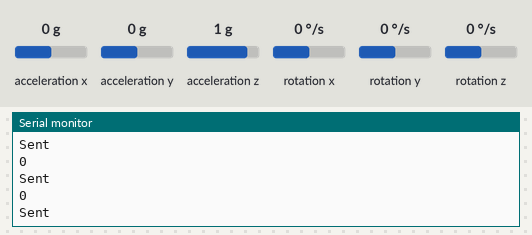
Recording of a sketch running on a simulated Arduino Uno, built with avr-gcc and run on an emulated ATmega328P. Parts: the last lines printed to the serial monitor. Inputs (shaded band) come from the test bench; at power-on: acceleration x 0 g, acceleration y 0 g, acceleration z 1 g, rotation x 0 °/s, rotation y 0 °/s, rotation z 0 °/s. No radio packets arrive unless stated.

Above: at 1.2 s.
1.3 s: acceleration x set to -1.4 g
At 1.9 s:
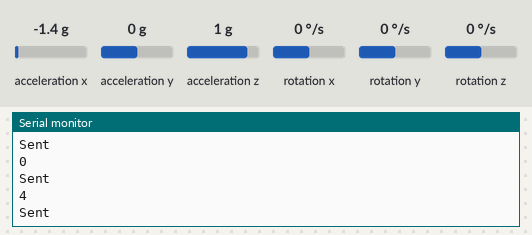
2.8 s: acceleration y set to -1.4 g
At 3.5 s:
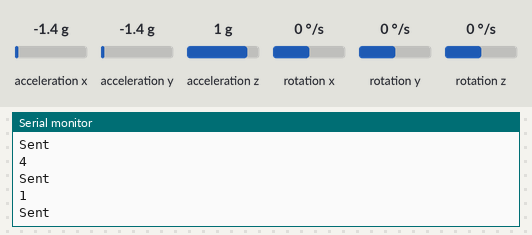
4.3 s: acceleration y set to 0.8 g
At 5.0 s:
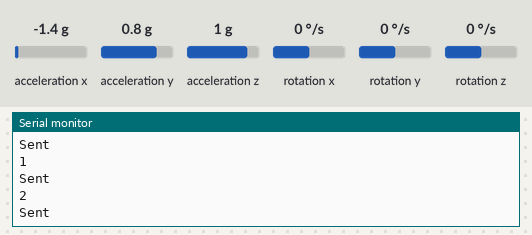
Timing chart, 0 to 7.3 s (numbered marks = the images above; inputs shaded):
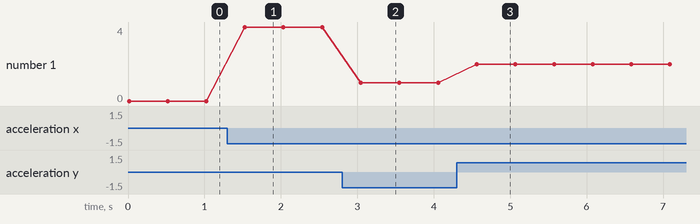

Measured:
- after the input at 1.3 s, the serial monitor: prints a new line after 0.23 s (image 1)
- after the input at 2.8 s, the serial monitor: prints a new line after 0.25 s (image 2)
- after the input at 4.3 s, the serial monitor: prints a new line after 0.26 s (image 3)
- plotted number 1: 0 → 4 after the input at 1.3 s, 4 → 1 after the input at 2.8 s, 1 → 2 after the input at 4.3 s

The sketch:

Transmitter.ino
```cpp
#include <SPI.h>
#include <nRF24L01.h>
#include <RF24.h>
#include "Wire.h"
#include "MPU6050.h"

#define CSN_GPIO    8
#define CE_GPIO     7

// Hardware configuration
RF24 radio(CE_GPIO, CSN_GPIO);                           // Set up nRF24L01 radio on SPI bus plus pins 7 & 8
MPU6050 accelgyro;

int16_t ax, ay, az; // x-axis and y-axis values, for this application z-axis is not needed.
int16_t gx, gy, gz; // these values are not used, just declaring to pass in the function.

// #define TX_ENABLE_KEY     2
// #define TX_LED            3

const byte channel = 0x76; // Your desired channel (modify if needed)
int Pot_Val_Y = 0,Pot_Val_X = 0, Up_key = 0, Dn_key = 0, Left_key = 0, Right_key = 0;
unsigned char Tx_command = 0,Speed_index = 0,Tx_Enable_Flag = 0,TX_Key_Pressed = 0;
unsigned char Tx_Array[2];


void setup() {
  Serial.begin(115200);
  // pinMode(TX_ENABLE_KEY, INPUT_PULLUP);
  // pinMode(TX_LED, OUTPUT);
  radio.setDataRate(RF24_250KBPS);
  radio.begin();
  radio.openWritingPipe(channel);
  radio.setPALevel(RF24_PA_MIN);
  radio.stopListening();
  // radio.write(&Tx_command, sizeof(Tx_command));

  Wire.begin();
  Serial.println("Initializing I2C devices...");
  accelgyro.initialize();

  // verify connection
  Serial.println("Testing device connections...");
  Serial.println(accelgyro.testConnection() ? "MPU6050 connection successful" : "MPU6050 connection failed");

  Tx_Array[0] = 0;
  Tx_Array[1] = 0;
  // radio.setAutoAck(false);
}

void loop()
{
  accelgyro.getMotion6(&ax, &ay, &az, &gx, &gy, &gz); // we are getting all 6 value from MPU6050 i.e. 3 Accelerometer values and 3 Gyro values viz. ax,ay,az,gx,gy and gz.


  if((ay<=-4000)||((ay>=4000)))
  {
    //Serial.print("A , ");         // uncomment A,B,C..... if you are debugging
    if((ax>=-4000)||((ax<=4000)))
    {
      // Serial.print("B , ");
      if((ay<=-4000))
      {
          //Serial.print("C , ");
          Tx_command = 1;                     // forward
          Speed_index = (ay + 4000)/-2000 + 1; // more the negative value more the speed. ay valu varies from -16384 to +16384 same for ax and others.
          if(Speed_index>5)
          {
            Speed_index = 5;
          }
      }

      if((ay>=4000))
      {
          //Serial.print("D , ");
          Tx_command = 2;                     // Backward
          Speed_index = (ay - 4000)/2000 + 1; // more the positive value more the speed. ay valu varies from -16384 to +16384 same for ax and others.
          if(Speed_index>5)
          {
            Speed_index = 5;
          }
      }
    }
    else
    {
        //Serial.print("E , ");
        Tx_command = 0;
        Speed_index = 0;
    }
  }
  else if((ax<=-4000)||((ax>=4000)))
  {
    //Serial.print("F , ");
    if((ay>=-4000)||((ay<=4000)))
    {
      //Serial.print("G , ");
      if((ax<=-4000))
      {
          //Serial.print("H , ");
          Tx_command = 4;                     // Right
          Speed_index = (ax + 4000)/-2000 + 1; // more the negative value more the speed. ax valu varies from -16384 to +16384 same for ay and others.
          if(Speed_index>5)
          {
            Speed_index = 5;
          }
      }

      if((ax>=4000))
      {
          //Serial.print("I , ");
          Tx_command = 3;                     // Left
          Speed_index = (ax - 4000)/2000 + 1; // more the positive value more the speed. ax valu varies from -16384 to +16384 same for ay and others.
          if(Speed_index>5)
          {
            Speed_index = 5;
          }
      }
    }
    else
    {
        //Serial.print("J , ");
        Tx_command = 0;
        Speed_index = 0;
    }
  }
  else
  {
      //Serial.print("K , ");
      Tx_command = 0;
      Speed_index = 0;
  }
  Serial.println(Tx_command);
  // Serial.print(" , ");
  // Serial.println(Speed_index);
  Tx_Array[0] = Tx_command;
  // Tx_Array[1] = Speed_index;
  if(radio.write(&Tx_command, 1)){
    Serial.println("Sent");
  }    // 1st byte = Direction , 2nd Byte = Speed

  delay(500);
}
```
